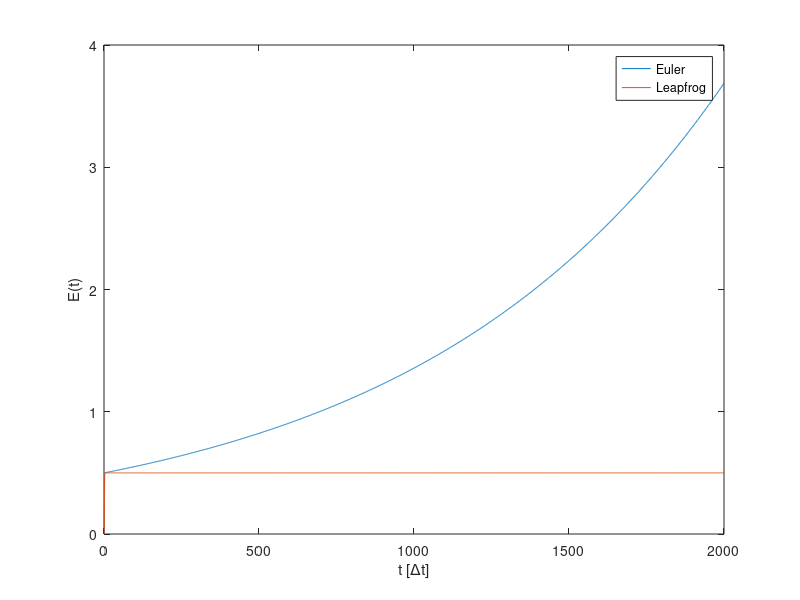
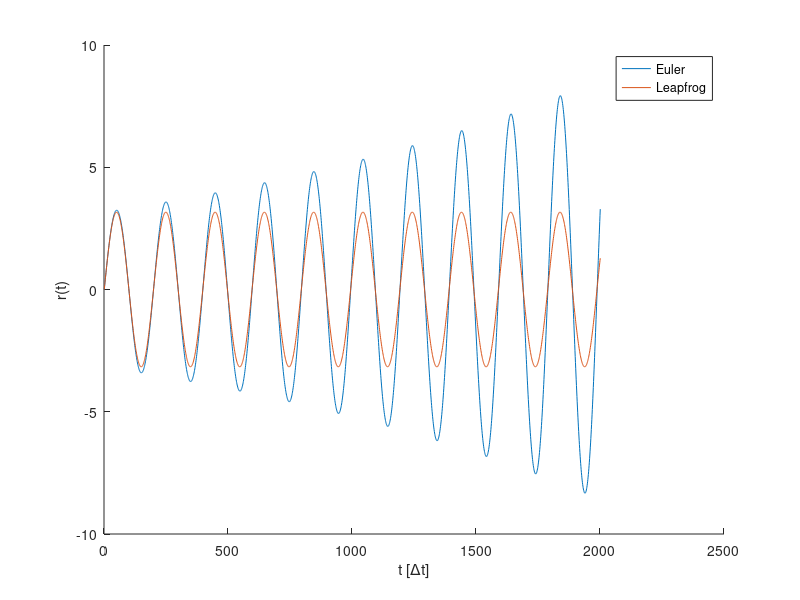

Write the MATLAB code that produced these figures, in order.
%% Initialization
clc
N=2000;
dt=0.1;
m=1;
k=0.1;
x=zeros(N,1);
v=ones(N,1);
f1=figure;
f2=figure;
%% Euler Harmonic oscillation
for i=1:N
    x(i+1)=x(i)+v(i)*dt;
    v(i+1)=v(i)-k*x(i)/m*dt;
    hold on
end
plot(x)

xEuler=x;
vEuler=v;

%% LeapFrog Harmonic oscillation
x=zeros(N,1);
v=ones(N,1);
xHalf=zeros(N,1);
for i=1:N
    xHalf(i)=x(i)+v(i)*dt/2;
    v(i+1)=v(i)-k*xHalf(i)/m*dt;
    x(i+1)=xHalf(i)+v(i+1)*dt/2;
end
plot(x)
legend('Euler','Leapfrog')
xlabel('t [\Deltat]')
ylabel('r(t)')
xLeapFrog=x;
vLeapFrog=v;
%% Energy calculation
potEnergyEuler=zeros(N,1);
potEnergyLeapFrog=zeros(N,1);
kinEnergyEuler=zeros(N,1);
kinEnergyLeapFrog=zeros(N,1);
totEnergyEuler=zeros(N,1);
totEnergyLeapFrog=zeros(N,1);
for i=2:N
    potEnergyEuler(i)=1/2*k*xEuler(i)^2;
    potEnergyLeapFrog(i)=1/2*k*xLeapFrog(i)^2;
    kinEnergyEuler(i)=1/2*m*vEuler(i)^2;
    kinEnergyLeapFrog(i)=1/2*m*vLeapFrog(i)^2;
    totEnergyEuler(i)=potEnergyEuler(i)+kinEnergyEuler(i);
    totEnergyLeapFrog(i)=potEnergyLeapFrog(i)+kinEnergyLeapFrog(i);
end
figure(f1);
plot(totEnergyEuler)
hold on
plot(totEnergyLeapFrog)
legend('Euler','Leapfrog')
xlabel('t [\Deltat]')
ylabel('E(t)')













